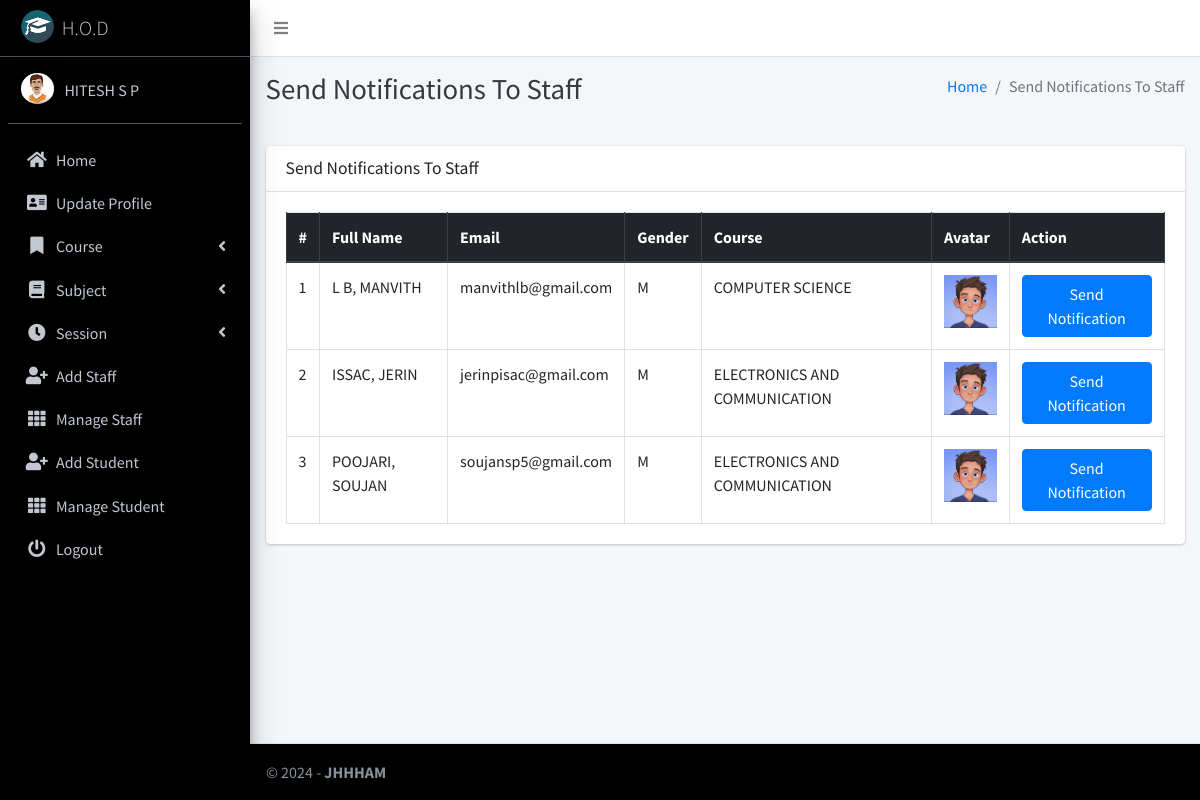
The page /admin_notify_staff (signed in) on the database its author committed.
### main_app/models.py (models this page shows, shortened)
class CustomUser(AbstractUser):
    USER_TYPE = ((1, "HOD"), (2, "Staff"), (3, "Student"))
    GENDER = [("M", "Male"), ("F", "Female")]
    username = None  # Removed username, using email instead
    email = models.EmailField(unique=True)
    user_type = models.CharField(default=1, choices=USER_TYPE, max_length=1)
    gender = models.CharField(max_length=1, choices=GENDER)
    profile_pic = models.ImageField()
    address = models.TextField()
    fcm_token = models.TextField(default="")  # For firebase notifications
    created_at = models.DateTimeField(auto_now_add=True)
    updated_at = models.DateTimeField(auto_now=True)
    USERNAME_FIELD = "email"
    REQUIRED_FIELDS = []
    objects = CustomUserManager()

class Staff(models.Model):
    course = models.ForeignKey(Course, on_delete=models.DO_NOTHING, null=True, blank=False)
    admin = models.OneToOneField(CustomUser, on_delete=models.CASCADE)

class Course(models.Model):
    name = models.CharField(max_length=120)
    created_at = models.DateTimeField(auto_now_add=True)
    updated_at = models.DateTimeField(auto_now=True)

### main_app/hod_views.py (the view)
# urls.py: path("admin_notify_staff", hod_views.admin_notify_staff,
def admin_notify_staff(request):
    staff = CustomUser.objects.filter(user_type=2)
    context = {
        'page_title': "Send Notifications To Staff",
        'allStaff': staff
    }
    return render(request, "hod_template/staff_notification.html", context)

### main_app/templates/hod_template/staff_notification.html (shortened to what this page needs)
{% extends 'main_app/base.html' %}
{% load static %}
{% block page_title %}{{page_title}}{% endblock page_title %}
{% block content %}
<section class="content">
    <div class="container-fluid">
        <div class="row">
            <div class="col-md-12">
                <div class="card">
                    <div class="card-header">
                        <h3 class="card-title">{{page_title}}</h3>
                    </div>
                    <div class="card-body">
                        <table id="example2" class="table table-bordered table-hover">
                            <thead class="thead-dark">
                                <tr>
                                    <th>#</th>
                                    <th>Full Name</th>
                                    <th>Email</th>
                                    <th>Gender</th>
                                    <th>Course</th>
                                    <th>Avatar</th>
                                    <th>Action</th>
                                </tr>
                            </thead>
                            <tbody>
                                {% for staff in allStaff %}
                                <tr>
                                    <td>{{ forloop.counter }}</td>
                                    <td>{{staff.last_name}}, {{staff.first_name}}</td>
                                    <td>{{staff.email}}</td>
                                    <td>{{staff.gender}}</td>
                                    <td>{{staff.staff.course.name}}</td>
                                    <td>
                                        {% if staff.profile_pic == ""  %}
                                        No Image
                                        {% else %}
                                        <img class="img img-fluid mb-2" height="56" width="56"
                                            src="{{staff.profile_pic}}" alt="">
                                        {% endif %}
                                    </td>
                                    <td><button data-toggle = "modal" data-target = "#myModal"class="btn btn-primary show_notification" value="{{staff.id}}">Send Notification</button>
                                    </td>
                                </tr>
                                {% endfor %}
                            </tbody>
                        </table>
                    </div>
                </div>
            </div>
        </div>
    </div>
</section>
{% endblock content %}

### main_app/templates/main_app/sidebar_template.html (shortened to what this page needs)
{% load static %}
<aside class="main-sidebar sidebar-dark-info elevation-4" style = "background:black">
    {% if request.user.user_type == '1' %}
    <a href="{% url 'admin_home' %}" class="brand-link" style = "background:black">
        <img src="{% static 'dist/img/cmsl.png' %} " alt="AdminLTE Logo"
            class="brand-image img-circle elevation-3" >
        <span class="brand-text font-weight-light">H.O.D</span>
    </a>
    <div class="sidebar" style = "background:black">
        <div class="user-panel mt-3 pb-3 mb-3 d-flex">
            <div class="image">
                <img src="{{ request.user.profile_pic}}" class="img-circle elevation-2" alt="User Image">
            </div>
            <div class="info">
                <a href="#" class="d-block">{{ user.first_name }} {{ user.last_name }}</a>
            </div>
        </div>
        <nav class="mt-2">
            <ul class="nav nav-pills nav-sidebar flex-column" data-widget="treeview" role="menu" data-accordion="false">
                <li class="nav-item">
                    {% url 'admin_home' as admin_home %}
                    <a href="{{admin_home}}" class="nav-link {% if admin_home == request.path %} active {% endif %}">
                        <i class="nav-icon fas fa-home"></i>
                        <p>
                            Home
                        </p>
                    </a>
                </li>
                <li class="nav-item">
                    {% url 'admin_view_profile' as admin_view_profile %}
                    <a href="{{admin_view_profile}}"
                        class="nav-link {% if admin_view_profile == request.path %} active {% endif %}">
                        <i class="nav-icon fas fa-address-card"></i>
                        <p>
                            Update Profile
                        </p>
                    </a>
                </li>
                <li class="nav-item has-treeview">
                    <a href="#" class="nav-link">
                        <i class="nav-icon fas fa-bookmark"></i>
                        <p>
                            Course
                            <i class="fas fa-angle-left right"></i>
                        </p>
                    </a>
                </li>
                <li class="nav-item has-treeview">
                    <a href="#" class="nav-link">
                        <i class="nav-icon fas fa-book"></i>
                        <p>
                            Subject
                            <i class="fas fa-angle-left right"></i>
                        </p>
                    </a>
                </li>
                <li class="nav-item has-treeview">
                    <a href="#" class="nav-link">
                        <i class="nav-icon fas fa-clock"></i>
                        <p>
                            Session
                            <i class="fas fa-angle-left right"></i>
                        </p>
                    </a>
                </li>
                <li class="nav-item">
                    {% url 'add_staff' as add_staff %}
                    <a href="{{add_staff}}" class="nav-link {% if add_staff == request.path %} active {% endif %}">
                        <i class="nav-icon fas fa-user-plus"></i>
                        <p>
                            Add Staff
                        </p>
                    </a>
                </li>
                <li class="nav-item">
                    {% url 'manage_staff' as manage_staff %}
                    {% url 'edit_staff' staff_id as edit_staff %}
                    <a href="{{manage_staff}}"
                        class="nav-link {% if manage_staff == request.path or request.path == edit_staff %} active {% endif %}">
                        <i class="nav-icon fas fa-th"></i>
                        <p>
                            Manage Staff
                        </p>
                    </a>
                </li>
                <li class="nav-item">
                    {% url 'add_student' as add_student%}
                    <a href="{{add_student}}" class="nav-link  {% if add_student == request.path %} active {% endif %}">
                        <i class="nav-icon fas fa-user-plus"></i>
                        <p>
                            Add Student
                        </p>
                    </a>
                </li>
                <li class="nav-item">
                    {% url 'manage_student' as manage_student %}
                    {% url 'edit_student' student_id as edit_student %}
                    <a href="{{manage_student}}"
                        class="nav-link  {% if edit_student == request.path or manage_student == request.path %} active {% endif %}">
                        <i class="nav-icon fas fa-th"></i>
                        <p>
                            Manage Student
                        </p>
                    </a>
                </li>
                                        {% endif %}
                                        <li class="nav-item">
                                            <a href="{% url 'user_logout' %}"
                                                onclick="return confirm('Your session would be terminated.\n\nProceed?')"
                                                class="nav-link">
                                                <i class="nav-icon fas fa-power-off"></i>
                                                <p>
                                                    Logout
                                                </p>
                                            </a>
                                        </li>
                                    </ul>
                                </div>
</aside>

### rows shown on the page
CustomUser: user.profile_pic (picture), first_name "HITESH", last_name "S P"
CustomUser: last_name "L B", first_name "MANVITH", email "manvithlb@gmail.com", gender "M", staff.course.name "COMPUTER SCIENCE", profile_pic (picture)
CustomUser: last_name "ISSAC", first_name "JERIN", email "jerinpisac@gmail.com", gender "M", staff.course.name "ELECTRONICS AND COMMUNICATION", profile_pic (picture)
CustomUser: last_name "POOJARI", first_name "SOUJAN", email "soujansp5@gmail.com", gender "M", staff.course.name "ELECTRONICS AND COMMUNICATION", profile_pic (picture)

### other values the page prints
{{ page_title }} "Send Notifications To Staff"
